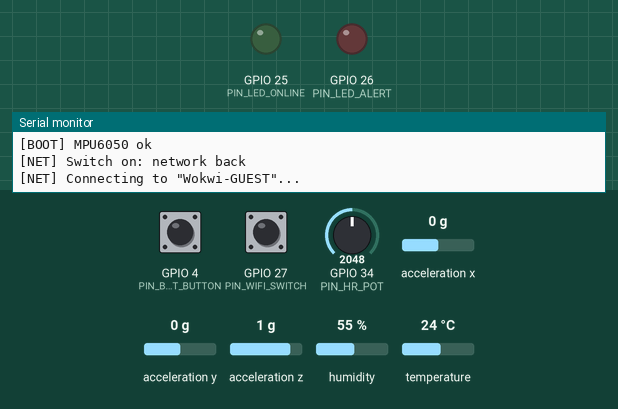
Simulated run of this sketch. Board: ESP32. On the bench: output pins drawn as LEDs (lit = HIGH), the last lines printed to the serial monitor. Wiring (from diagram.json): MPU-6050 motion sensor at I2C address 0x68. Inputs (shaded band) come from the test bench; at power-on: GPIO 27 (PIN_WIFI_SWITCH) HIGH, GPIO 4 (PIN_BEAT_BUTTON) HIGH, GPIO 34 (PIN_HR_POT) = 2048, acceleration x 0 g, acceleration y 0 g, acceleration z 1 g, humidity 55 %, temperature 24 °C (analog values on the 0–4095 scale). WiFi joins after 1.5 s; servers stay silent unless stated; random numbers use the default seed unless the sketch sets one; no MQTT or app messages arrive unless stated.

Above: at 1.4 s.
1.5 s: GPIO 27 (PIN_WIFI_SWITCH) pulled LOW for 0.15 s
At 4.2 s:
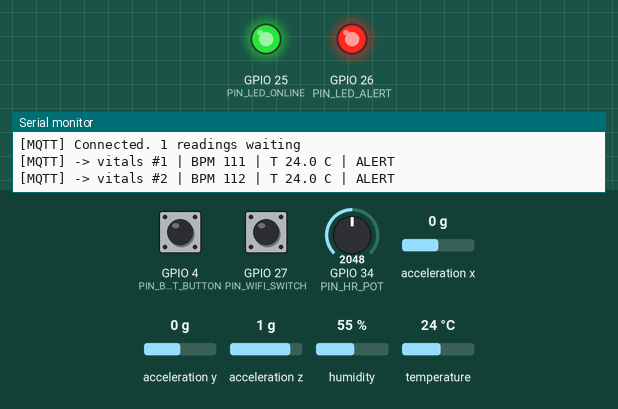
11.0 s: GPIO 27 (PIN_WIFI_SWITCH) pulled LOW for 1 s
At 12.4 s:
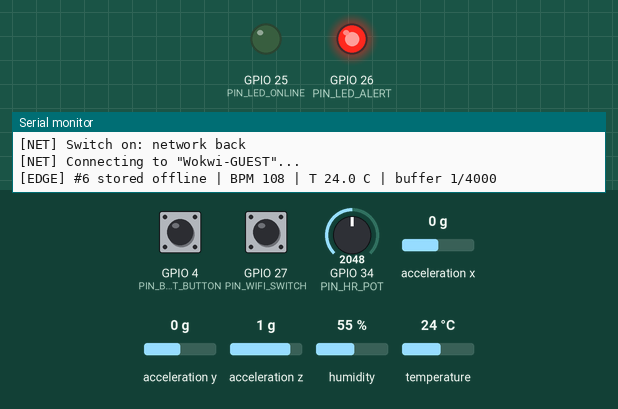
Timing chart, 0 to 15.0 s (numbered marks = the images above; inputs shaded):
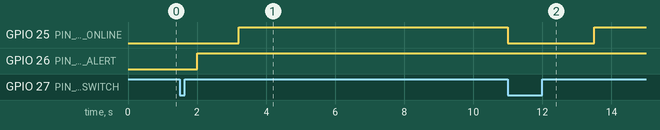

The sketch:

sketch.ino
```cpp
// CardioIA - wearable sending vital signs over MQTT

#include <Arduino.h>
#include <Wire.h>
#include <WiFi.h>
#include <PubSubClient.h>
#include "DHTesp.h"

const char* DEVICE_ID = "cardioia-wearable-01";
const char* PATIENT_ID = "P001";

const char* WIFI_SSID = "Wokwi-GUEST";
const char* WIFI_PASSWORD = "";
const char* MQTT_HOST = "broker.hivemq.com";
const uint16_t MQTT_PORT = 1883;
#define TOPIC_BASE "cardioia/vs26/P001"
const char* TOPIC_VITALS = TOPIC_BASE "/vitals";
const char* TOPIC_STATUS = TOPIC_BASE "/status";

const uint8_t PIN_DHT = 15;
const uint8_t PIN_BEAT_BUTTON = 4;
const uint8_t PIN_HR_POT = 34;
const uint8_t PIN_WIFI_SWITCH = 27;
const uint8_t PIN_LED_ONLINE = 25;
const uint8_t PIN_LED_ALERT = 26;
const uint8_t MPU_ADDR = 0x68;

const uint32_t SAMPLE_INTERVAL_MS = 2000;
const uint32_t MOTION_POLL_MS = 100;
const uint32_t DEBOUNCE_MS = 30;
const uint32_t WIFI_RETRY_MS = 15000;
const uint32_t MQTT_RETRY_MS = 5000;
const uint16_t MQTT_KEEPALIVE_S = 15;
const uint8_t FLUSH_BATCH = 10;

const size_t BUFFER_CAPACITY = 4000;

const uint32_t MIN_BEAT_INTERVAL_MS = 250;
const uint32_t MAX_BEAT_INTERVAL_MS = 2000;
const uint32_t BEAT_TIMEOUT_MS = 5000;
const uint8_t BEAT_AVG_WINDOW = 4;

const uint8_t BPM_HIGH = 120;
const uint8_t BPM_LOW = 50;
const float TEMP_HIGH_C = 38.0;
const float TEMP_LOW_C = 35.0;
const float FALL_IMPACT_G = 2.5;
const float MOTION_DELTA_G = 0.08;

const uint8_t ALERT_TACHYCARDIA = 1 << 0;
const uint8_t ALERT_BRADYCARDIA = 1 << 1;
const uint8_t ALERT_FEVER = 1 << 2;
const uint8_t ALERT_HYPOTHERMIA = 1 << 3;
const uint8_t ALERT_FALL = 1 << 4;
const uint8_t ALERT_MASK = 0x1F;
const uint8_t FLAG_MOVING = 1 << 5;
const uint8_t FLAG_BPM_SIMULATED = 1 << 6;
const uint8_t FLAG_SENSOR_ERROR = 1 << 7;

const int16_t TEMP_MISSING = INT16_MIN;

struct Reading {
  uint32_t seq;
  uint32_t capturedMs;
  int16_t tempC10;
  uint16_t humidity10;
  uint16_t stillSec;
  uint8_t bpm;
  uint8_t status;
};
static_assert(sizeof(Reading) == 16, "Reading must stay 16 bytes");

DHTesp dht;
WiFiClient netClient;
PubSubClient mqtt(netClient);
char mqttClientId[40];

Reading* ring = nullptr;
size_t ringHead = 0, ringCount = 0;
uint32_t nextSeq = 1;
uint32_t totalStored = 0, totalSent = 0, totalDiscarded = 0, totalThinned = 0, compactions = 0;
uint32_t sentThisSync = 0;
uint16_t storeStride = 1;

bool linkEnabled = false;
bool wifiStarted = false;
bool wasWifiUp = false;
uint32_t lastWifiAttemptMs = 0, lastMqttAttemptMs = 0;
bool mpuOk = false;

bool btnStable = HIGH, btnLastRaw = HIGH;
uint32_t btnChangedAt = 0, lastBeatMs = 0;
uint32_t beatIntervals[BEAT_AVG_WINDOW];
uint8_t beatIdx = 0, beatCount = 0;

float lastAx = 0, lastAy = 0, lastAz = 1;
float windowMaxDelta = 0, windowPeakG = 0, lastWindowPeakG = 0;
uint32_t lastMovementMs = 0;

uint32_t lastSampleMs = 0, lastMotionMs = 0;
uint8_t lastAlerts = 0;

size_t compactBuffer() {
  size_t write = 0;
  bool keepNormal = true;
  for (size_t read = 0; read < ringCount; read++) {
    const Reading r = ring[(ringHead + read) % BUFFER_CAPACITY];
    const bool isAlert = (r.status & ALERT_MASK) != 0;
    const bool keep = isAlert || keepNormal;
    if (!isAlert) keepNormal = !keepNormal;
    if (keep) ring[(ringHead + write++) % BUFFER_CAPACITY] = r;
  }
  const size_t removed = ringCount - write;
  ringCount = write;
  return removed;
}

void bufferPush(const Reading& r) {
  if (ringCount == BUFFER_CAPACITY) {
    size_t removed = compactBuffer();
    compactions++;
    if (removed == 0) {
      ringHead = (ringHead + 1) % BUFFER_CAPACITY;
      ringCount--;
      removed = 1;
    }
    totalDiscarded += removed;
    if (storeStride < 1024) storeStride *= 2;
    Serial.printf("[EDGE] Buffer full: %u readings discarded, now storing 1 of every %u normal readings\n",
                  (unsigned)removed, storeStride);
  }
  ring[(ringHead + ringCount) % BUFFER_CAPACITY] = r;
  ringCount++;
  totalStored++;
}

void pollBeatButton(uint32_t now) {
  const bool raw = digitalRead(PIN_BEAT_BUTTON);
  if (raw != btnLastRaw) {
    btnLastRaw = raw;
    btnChangedAt = now;
  }
  if (now - btnChangedAt < DEBOUNCE_MS || raw == btnStable) return;
  btnStable = raw;
  if (btnStable != LOW) return;

  const uint32_t interval = now - lastBeatMs;
  if (lastBeatMs != 0 && interval < MIN_BEAT_INTERVAL_MS) return;
  if (lastBeatMs != 0 && interval <= MAX_BEAT_INTERVAL_MS) {
    beatIntervals[beatIdx] = interval;
    beatIdx = (beatIdx + 1) % BEAT_AVG_WINDOW;
    if (beatCount < BEAT_AVG_WINDOW) beatCount++;
  } else {
    beatCount = 0;
  }
  lastBeatMs = now;
}

uint8_t readHeartRate(uint32_t now, bool& simulated) {
  if (beatCount >= 2 && now - lastBeatMs < BEAT_TIMEOUT_MS) {
    uint32_t sum = 0;
    for (uint8_t i = 0; i < beatCount; i++) sum += beatIntervals[i];
    simulated = false;
    return (uint8_t)constrain(60000UL * beatCount / sum, 30UL, 240UL);
  }
  simulated = true;
  const long base = map(analogRead(PIN_HR_POT), 0, 4095, 40, 180);
  return (uint8_t)constrain(base + random(-2, 3), 30L, 240L);
}

bool mpuBegin() {
  Wire.beginTransmission(MPU_ADDR);
  Wire.write(0x6B);
  Wire.write(0x00);
  return Wire.endTransmission() == 0;
}

bool mpuReadAccel(float& ax, float& ay, float& az) {
  Wire.beginTransmission(MPU_ADDR);
  Wire.write(0x3B);
  if (Wire.endTransmission(false) != 0) return false;
  if (Wire.requestFrom((int)MPU_ADDR, 6) != 6) return false;
  int16_t raw[3];
  for (int i = 0; i < 3; i++) raw[i] = (Wire.read() << 8) | Wire.read();
  ax = raw[0] / 16384.0f;
  ay = raw[1] / 16384.0f;
  az = raw[2] / 16384.0f;
  return true;
}

void pollMotion(uint32_t now) {
  float ax, ay, az;
  if (!mpuOk || !mpuReadAccel(ax, ay, az)) return;
  const float delta = sqrtf(sq(ax - lastAx) + sq(ay - lastAy) + sq(az - lastAz));
  const float magnitude = sqrtf(sq(ax) + sq(ay) + sq(az));
  lastAx = ax;
  lastAy = ay;
  lastAz = az;
  windowMaxDelta = max(windowMaxDelta, delta);
  windowPeakG = max(windowPeakG, magnitude);
  if (delta > MOTION_DELTA_G) lastMovementMs = now;
}

Reading captureReading(uint32_t now) {
  Reading r = {};
  r.seq = nextSeq++;
  r.capturedMs = now;

  TempAndHumidity th = dht.getTempAndHumidity();
  if (dht.getStatus() == DHTesp::ERROR_NONE && !isnan(th.temperature)) {
    r.tempC10 = (int16_t)lroundf(th.temperature * 10);
    r.humidity10 = (uint16_t)lroundf(th.humidity * 10);
  } else {
    r.tempC10 = TEMP_MISSING;
    r.status |= FLAG_SENSOR_ERROR;
  }

  bool simulated = false;
  r.bpm = readHeartRate(now, simulated);
  if (simulated) r.status |= FLAG_BPM_SIMULATED;

  if (!mpuOk) r.status |= FLAG_SENSOR_ERROR;
  if (windowMaxDelta > MOTION_DELTA_G) r.status |= FLAG_MOVING;
  r.stillSec = (uint16_t)min((now - lastMovementMs) / 1000UL, 65535UL);

  if (r.bpm > BPM_HIGH) r.status |= ALERT_TACHYCARDIA;
  if (r.bpm < BPM_LOW) r.status |= ALERT_BRADYCARDIA;
  if (r.tempC10 != TEMP_MISSING) {
    if (r.tempC10 >= TEMP_HIGH_C * 10) r.status |= ALERT_FEVER;
    if (r.tempC10 < TEMP_LOW_C * 10) r.status |= ALERT_HYPOTHERMIA;
  }
  if (windowPeakG > FALL_IMPACT_G && lastWindowPeakG <= FALL_IMPACT_G) r.status |= ALERT_FALL;

  lastWindowPeakG = windowPeakG;
  windowMaxDelta = 0;
  windowPeakG = 0;
  return r;
}

void alertNames(uint8_t status, char* out, size_t len) {
  static const char* NAMES[] = {"TACHYCARDIA", "BRADYCARDIA", "FEVER", "HYPOTHERMIA", "FALL"};
  out[0] = '\0';
  for (int i = 0; i < 5; i++) {
    if (!(status & (1 << i))) continue;
    if (out[0]) strlcat(out, ",", len);
    strlcat(out, NAMES[i], len);
  }
}

void toJson(const Reading& r, uint32_t now, size_t buffered, char* out, size_t len) {
  char alerts[64];
  alertNames(r.status, alerts, sizeof(alerts));
  char alertsJson[96] = "";
  if (alerts[0]) {
    String s = String("\"") + alerts + "\"";
    s.replace(",", "\",\"");
    strlcpy(alertsJson, s.c_str(), sizeof(alertsJson));
  }
  char temp[12], hum[12];
  if (r.tempC10 == TEMP_MISSING) {
    strcpy(temp, "null");
    strcpy(hum, "null");
  } else {
    snprintf(temp, sizeof(temp), "%.1f", r.tempC10 / 10.0);
    snprintf(hum, sizeof(hum), "%.1f", r.humidity10 / 10.0);
  }
  snprintf(out, len,
           "{\"device\":\"%s\",\"patient\":\"%s\",\"seq\":%lu,\"age_s\":%lu,"
           "\"bpm\":%u,\"bpm_source\":\"%s\",\"temp_c\":%s,\"humidity\":%s,"
           "\"moving\":%s,\"still_s\":%u,\"alerts\":[%s],\"buffered\":%u}",
           DEVICE_ID, PATIENT_ID, (unsigned long)r.seq, (unsigned long)((now - r.capturedMs) / 1000), r.bpm,
           (r.status & FLAG_BPM_SIMULATED) ? "simulated" : "button", temp, hum,
           (r.status & FLAG_MOVING) ? "true" : "false", r.stillSec, alertsJson, (unsigned)buffered);
}

bool isOnline() { return linkEnabled && WiFi.status() == WL_CONNECTED && mqtt.connected(); }

void connectMqtt() {
  Serial.printf("[MQTT] Connecting to %s:%u as %s...\n", MQTT_HOST, MQTT_PORT, mqttClientId);
  if (mqtt.connect(mqttClientId, TOPIC_STATUS, 1, true, "offline")) {
    mqtt.publish(TOPIC_STATUS, "online", true);
    Serial.printf("[MQTT] Connected. %u readings waiting\n", (unsigned)ringCount);
  } else {
    Serial.printf("[MQTT] Failed (state %d), retrying in %lu s\n", mqtt.state(),
                  (unsigned long)(MQTT_RETRY_MS / 1000));
  }
}

void manageNetwork(uint32_t now) {
  const bool sw = digitalRead(PIN_WIFI_SWITCH) == HIGH;
  if (sw != linkEnabled) {
    linkEnabled = sw;
    if (!linkEnabled) {
      Serial.println("[NET] Switch off: network lost");
      netClient.stop();
      WiFi.disconnect();
      wifiStarted = false;
    } else {
      Serial.println("[NET] Switch on: network back");
    }
  }

  const bool wifiUp = WiFi.status() == WL_CONNECTED;
  if (wifiUp != wasWifiUp) {
    wasWifiUp = wifiUp;
    if (wifiUp) Serial.printf("[NET] Wi-Fi connected, IP %s\n", WiFi.localIP().toString().c_str());
    else Serial.println("[NET] Wi-Fi down. Readings stay in the local buffer");
  }
  if (!linkEnabled) return;

  if (!wifiUp) {
    if (!wifiStarted || now - lastWifiAttemptMs >= WIFI_RETRY_MS) {
      Serial.printf("[NET] Connecting to \"%s\"...\n", WIFI_SSID);
      WiFi.begin(WIFI_SSID, WIFI_PASSWORD, 6);
      wifiStarted = true;
      lastWifiAttemptMs = now;
    }
    return;
  }

  if (!mqtt.connected()) {
    if (lastMqttAttemptMs == 0 || now - lastMqttAttemptMs >= MQTT_RETRY_MS) {
      lastMqttAttemptMs = now;
      connectMqtt();
    }
    return;
  }
  mqtt.loop();
}

void syncToCloud(uint32_t now) {
  if (!isOnline() || ringCount == 0) return;
  char json[320];
  for (uint8_t i = 0; i < FLUSH_BATCH && ringCount > 0; i++) {
    const Reading& r = ring[ringHead];
    toJson(r, now, ringCount - 1, json, sizeof(json));
    if (!mqtt.publish(TOPIC_VITALS, json)) {
      Serial.println("[MQTT] Publish failed, will retry");
      return;
    }
    if (ringCount == 1 && sentThisSync == 0) {
      Serial.printf("[MQTT] -> vitals #%lu | BPM %u | T %.1f C%s\n", (unsigned long)r.seq, r.bpm,
                    r.tempC10 == TEMP_MISSING ? NAN : r.tempC10 / 10.0, (r.status & ALERT_MASK) ? " | ALERT" : "");
    }
    ringHead = (ringHead + 1) % BUFFER_CAPACITY;
    ringCount--;
    totalSent++;
    sentThisSync++;
  }
  if (ringCount == 0) {
    storeStride = 1;
    if (sentThisSync > 1) Serial.printf("[SYNC] %lu buffered readings published\n", (unsigned long)sentThisSync);
    sentThisSync = 0;
  }
}

void printStats() {
  Serial.printf("[STATS] buffer %u/%u | stored %lu | sent %lu | discarded %lu | not stored %lu | "
                "compactions %lu | storing 1/%u | link %s | wifi %s | mqtt %s\n",
                (unsigned)ringCount, (unsigned)BUFFER_CAPACITY, (unsigned long)totalStored, (unsigned long)totalSent,
                (unsigned long)totalDiscarded, (unsigned long)totalThinned, (unsigned long)compactions, storeStride,
                linkEnabled ? "on" : "off", WiFi.status() == WL_CONNECTED ? "up" : "down",
                mqtt.connected() ? "up" : "down");
}

void setup() {
  Serial.begin(115200);
  delay(200);
  Serial.println();
  Serial.println("[BOOT] CardioIA wearable - MQTT mode");

  pinMode(PIN_BEAT_BUTTON, INPUT_PULLUP);
  pinMode(PIN_WIFI_SWITCH, INPUT);
  pinMode(PIN_LED_ONLINE, OUTPUT);
  pinMode(PIN_LED_ALERT, OUTPUT);
  analogReadResolution(12);
  randomSeed(esp_random());

  dht.setup(PIN_DHT, DHTesp::DHT22);
  Wire.begin(21, 22);
  mpuOk = mpuBegin();
  Serial.printf("[BOOT] MPU6050 %s\n", mpuOk ? "ok" : "NOT FOUND");

  ring = (Reading*)malloc(BUFFER_CAPACITY * sizeof(Reading));
  if (!ring) {
    Serial.println("[BOOT] Could not allocate the buffer");
    while (true) delay(1000);
  }

  WiFi.mode(WIFI_STA);
  uint8_t mac[6];
  WiFi.macAddress(mac);
  snprintf(mqttClientId, sizeof(mqttClientId), "cardioia-%02x%02x%02x", mac[3], mac[4], mac[5]);
  mqtt.setServer(MQTT_HOST, MQTT_PORT);
  mqtt.setBufferSize(512);
  mqtt.setKeepAlive(MQTT_KEEPALIVE_S);
  mqtt.setSocketTimeout(5);

  lastMovementMs = millis();
}

void loop() {
  const uint32_t now = millis();

  pollBeatButton(now);
  manageNetwork(now);
  digitalWrite(PIN_LED_ONLINE, isOnline() ? HIGH : LOW);

  if (now - lastMotionMs >= MOTION_POLL_MS) {
    lastMotionMs = now;
    pollMotion(now);
  }

  if (now - lastSampleMs >= SAMPLE_INTERVAL_MS) {
    lastSampleMs = now;
    const Reading r = captureReading(now);
    const uint8_t alerts = r.status & ALERT_MASK;

    if (alerts || r.seq % storeStride == 0) bufferPush(r);
    else totalThinned++;

    digitalWrite(PIN_LED_ALERT, alerts ? HIGH : LOW);
    char names[64];
    alertNames(r.status, names, sizeof(names));
    if (alerts && alerts != lastAlerts) Serial.printf("[ALERT] %s\n", names);
    if (!alerts && lastAlerts) Serial.println("[ALERT] cleared");
    lastAlerts = alerts;

    if (!isOnline()) {
      Serial.printf("[EDGE] #%lu stored offline | BPM %u | T %.1f C | buffer %u/%u\n", (unsigned long)r.seq, r.bpm,
                    r.tempC10 == TEMP_MISSING ? NAN : r.tempC10 / 10.0, (unsigned)ringCount,
                    (unsigned)BUFFER_CAPACITY);
    }
  }

  syncToCloud(now);

  if (Serial.available()) {
    const char c = Serial.read();
    if (c == 's' || c == 'S') printStats();
  }
}
```

Measured:
- after the input at 11.0 s, GPIO 25 (PIN_LED_ONLINE): HIGH → LOW at once, → HIGH 2.5 s later
